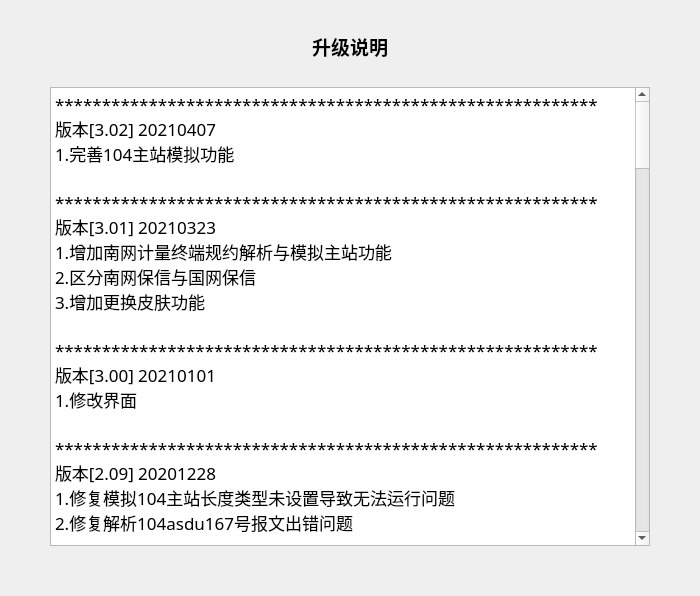
<?xml version="1.0" encoding="UTF-8"?>
<ui version="4.0">
 <class>DlgChangeLog</class>
 <widget class="QDialog" name="DlgChangeLog">
  <property name="geometry">
   <rect>
    <x>0</x>
    <y>0</y>
    <width>700</width>
    <height>596</height>
   </rect>
  </property>
  <property name="windowTitle">
   <string>升级说明</string>
  </property>
  <layout class="QVBoxLayout" name="verticalLayout">
   <property name="leftMargin">
    <number>50</number>
   </property>
   <property name="rightMargin">
    <number>50</number>
   </property>
   <property name="bottomMargin">
    <number>50</number>
   </property>
   <item>
    <widget class="QLabel" name="label">
     <property name="minimumSize">
      <size>
       <width>0</width>
       <height>70</height>
      </size>
     </property>
     <property name="maximumSize">
      <size>
       <width>16777215</width>
       <height>70</height>
      </size>
     </property>
     <property name="font">
      <font>
       <family>新宋体</family>
       <pointsize>14</pointsize>
       <weight>75</weight>
       <bold>true</bold>
      </font>
     </property>
     <property name="text">
      <string>升级说明</string>
     </property>
     <property name="alignment">
      <set>Qt::AlignCenter</set>
     </property>
    </widget>
   </item>
   <item>
    <widget class="QPlainTextEdit" name="plainTextEdit">
     <property name="font">
      <font>
       <family>隶书</family>
       <pointsize>13</pointsize>
      </font>
     </property>
     <property name="readOnly">
      <bool>true</bool>
     </property>
     <property name="plainText">
      <string>**********************************************************
版本[3.02] 20210407
1.完善104主站模拟功能

**********************************************************
版本[3.01] 20210323
1.增加南网计量终端规约解析与模拟主站功能
2.区分南网保信与国网保信
3.增加更换皮肤功能

**********************************************************
版本[3.00] 20210101
1.修改界面

**********************************************************
版本[2.09] 20201228
1.修复模拟104主站长度类型未设置导致无法运行问题
2.修复解析104asdu167号报文出错问题

**********************************************************
版本[2.08] 20201210
1.修改代码结构，可对特殊规约做特殊处理
2.对许继网络103的asdu40与asdu41报文特殊处理

**********************************************************
版本[2.07] 20201125
1.增加modbusTCP报文解析
2.增加许继网络103与南自网络103的解析

**********************************************************
版本[2.06] 20201116
1.增加modbusRTU报文解析
2.增加双精度浮点数与16进制相互转换
3.整理报文功能增加对0x开头的16进制数处理
4.报文中非16进制的字符将被丢弃

**********************************************************
版本[2.05] 20201025
1.基本完成101、103、104所有类型报文的解析

**********************************************************
版本[2.04] 20201012
1.完善104模拟主站遥控功能
2.修正103asdu10 gdd18的解析错误
3.增加104与103多种asdu类型的解析

**********************************************************
版本[2.03] 20200922
1.103 增加扰动数据ASDU23-31报文解析
2.103 ASDU10gdd增加部分解析
3.原始报文可以进行整理
4.增加两个规约配置，可处理一些特殊规约
5.增加华北103规约解析

**********************************************************
版本[2.02] 20200827
1.104增加一键顺控报文解析
2.完善104模拟主站功能

**********************************************************
版本[2.01] 20200810
1.使用新的代码进行解析报文
2.增加保信规约解析与103ASDU报文解析
3.增加模拟104主站与子站功能

**********************************************************
版本[1.11] 20200610
1.103 ASDU10增加GDD1为203,即遥脉报文的解析
2.修改对网络103与104序号管理解析时的格式

**********************************************************
版本[1.10] 20200608
1.增加高级功能：报文调试,可以根据收到的报文模拟回复的报文

**********************************************************
版本[1.09] 20200607
1.103 ASDU10支持对ASCII 8位码的解析
2.104 增加ASDU167(定值召唤等扩展功能)的解析

**********************************************************
版本[1.08] 20200522
1.103 增加对ASDU21的解析
2.103 修改ASDU10的解析,在解析NGD前判断是否存在NGD
3.增加软件介绍

**********************************************************
版本[1.07] 20200520
1.自定义报文可以发送文件
2.Unicode编码每组数据间可以使用多个空格
3.编码转化中字符从行输入改用文本输入,可输入回车

**********************************************************
版本[1.06] 20200504
1.增加高级功能：报文处理，可校验、转换等功能

**********************************************************
版本[1.05] 20200428
1.模拟设备时，解决串口报文断帧的影响
2.解析报文时，可以手动对原始报文与解析结果内容上色

**********************************************************
版本[1.04] 20200427
1.104增加asdu50解析
2.模拟设备时，去除首尾空格以及字母大小写的影响

**********************************************************
版本[1.03] 20200422
1.自定义报文可以一键导入、清除、选中，发送时对应的报文背景色会变化

**********************************************************
版本[1.02] 20200419
1.增加高级功能：自定义报文发送

**********************************************************
版本[1.01] 20200416
1.初次发布</string>
     </property>
    </widget>
   </item>
  </layout>
 </widget>
 <resources/>
 <connections/>
</ui>
